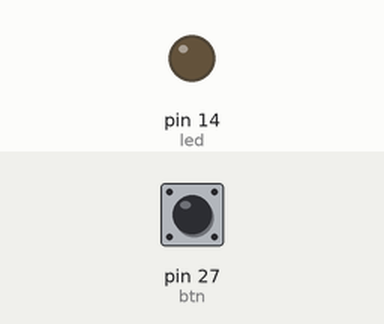
Bench run of a program on a simulated MicroPython board. Parts: output pins drawn as LEDs (lit = HIGH). Inputs (shaded band) come from the test bench; at power-on: pin 27 (btn) HIGH.

Above: at 1.2 s.
1.3 s: pin 27 (btn) pulled LOW for 0.15 s
At 2.5 s:
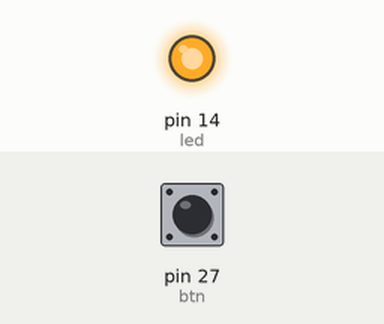
2.9 s: pin 27 (btn) pulled LOW for 1 s
At 3.9 s:
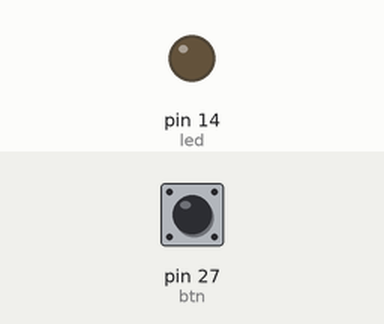
5.4 s: pin 27 (btn) pulled LOW for 3.2 s
At 5.8 s:
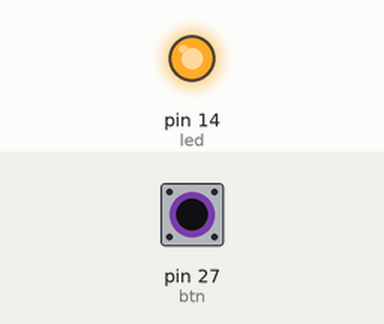
Timing chart, 0 to 8.4 s (numbered marks = the images above; inputs shaded):
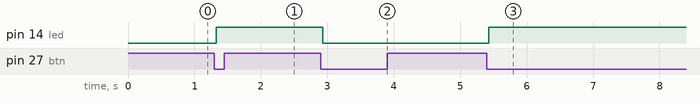

Measured:
- after the input at 1.3 s, pin 14 (led): LOW → HIGH at once
- after the input at 2.9 s, pin 14 (led): HIGH → LOW at once
- after the input at 5.4 s, pin 14 (led): LOW → HIGH at once

The program:

btn_debounce.py
```python
from machine import Pin
import time

led = Pin(14, Pin.OUT)
btn = Pin(27, Pin.IN, Pin.PULL_UP)


def toggle(led):
    led.value(not led.value())


# Set btn state to HIGH as btn is low active.
last_btn_state = 1

while True:
    current_btn_state = btn.value()

    if current_btn_state != last_btn_state:
        time.sleep(0.03)
        if current_btn_state == 0:
            toggle(led)

    last_btn_state = current_btn_state
```
